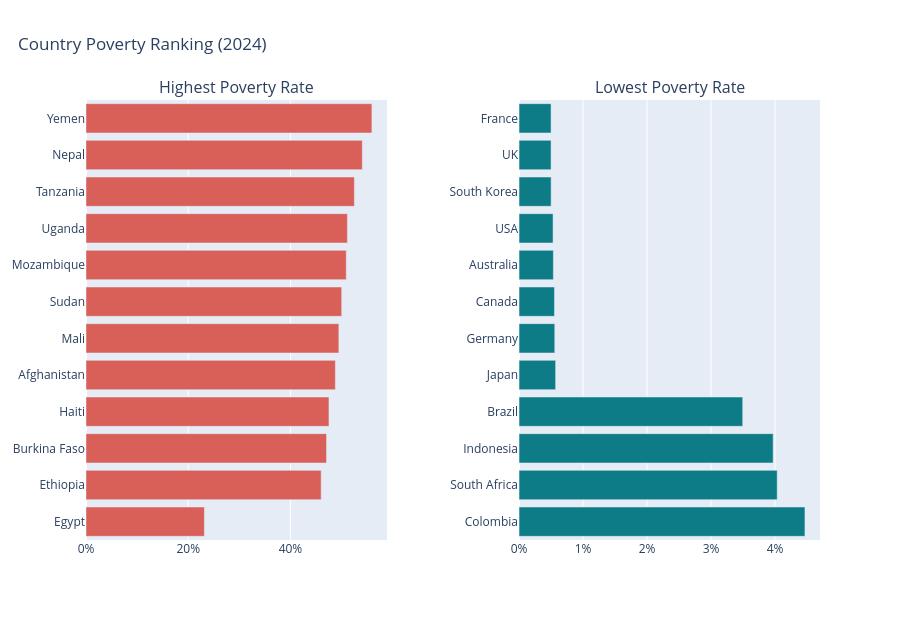

Notebook source saved alongside this figure:
### Markdown cell above
## 12. Country Rankings

### Code cell
rank_high_poverty = country_latest.sort_values("poverty_rate_pct", ascending=False).head(12)
rank_low_poverty = country_latest.sort_values("poverty_rate_pct", ascending=True).head(12)

fig = make_subplots(rows=1, cols=2, subplot_titles=("Highest Poverty Rate", "Lowest Poverty Rate"), horizontal_spacing=0.18)
fig.add_trace(
    go.Bar(
        x=rank_high_poverty["poverty_rate_pct"],
        y=rank_high_poverty["country"],
        orientation="h",
        marker_color="#D95F59",
        hovertemplate="%{y}<br>Poverty: %{x:.1f}%<extra></extra>",
    ),
    row=1,
    col=1,
)
fig.add_trace(
    go.Bar(
        x=rank_low_poverty["poverty_rate_pct"],
        y=rank_low_poverty["country"],
        orientation="h",
        marker_color="#0E7C86",
        hovertemplate="%{y}<br>Poverty: %{x:.1f}%<extra></extra>",
    ),
    row=1,
    col=2,
)
fig.update_layout(height=620, showlegend=False, title_text=f"Country Poverty Ranking ({latest_year})", title_x=0.02)
fig.update_xaxes(ticksuffix="%")
fig.update_yaxes(autorange="reversed")
fig.show()

### Figure 1 — Plotly figure (JSON) as saved in the notebook; plotly's stock layout.template omitted (floating-point values rounded to 4 significant figures)
{"data": [{"hovertemplate": "%{y}<br>Poverty: %{x:.1f}%<extra></extra>", "marker": {"color": "#D95F59"}, "orientation": "h", "type": "bar", "x": [55.94, 54.05, 52.51, 51.14, 50.92, 50.03, 49.47, 48.79, 47.54, 47.06, 46.01, 23.16], "xaxis": "x", "y": ["Yemen", "Nepal", "Tanzania", "Uganda", "Mozambique", "Sudan", "Mali", "Afghanistan", "Haiti", "Burkina Faso", "Ethiopia", "Egypt"], "yaxis": "y"}, {"hovertemplate": "%{y}<br>Poverty: %{x:.1f}%<extra></extra>", "marker": {"color": "#0E7C86"}, "orientation": "h", "type": "bar", "x": [0.5, 0.5, 0.5011, 0.5314, 0.536, 0.5533, 0.558, 0.5715, 3.495, 3.971, 4.034, 4.468], "xaxis": "x2", "y": ["France", "UK", "South Korea", "USA", "Australia", "Canada", "Germany", "Japan", "Brazil", "Indonesia", "South Africa", "Colombia"], "yaxis": "y2"}], "layout": {"annotations": [{"font": {"size": 16}, "showarrow": false, "text": "Highest Poverty Rate", "x": 0.205, "xanchor": "center", "xref": "paper", "y": 1.0, "yanchor": "bottom", "yref": "paper"}, {"font": {"size": 16}, "showarrow": false, "text": "Lowest Poverty Rate", "x": 0.795, "xanchor": "center", "xref": "paper", "y": 1.0, "yanchor": "bottom", "yref": "paper"}], "height": 620, "showlegend": false, "title": {"text": "Country Poverty Ranking (2024)", "x": 0.02}, "xaxis": {"anchor": "y", "domain": [0.0, 0.41], "ticksuffix": "%"}, "xaxis2": {"anchor": "y2", "domain": [0.59, 1.0], "ticksuffix": "%"}, "yaxis": {"anchor": "x", "autorange": "reversed", "domain": [0.0, 1.0]}, "yaxis2": {"anchor": "x2", "autorange": "reversed", "domain": [0.0, 1.0]}}}
